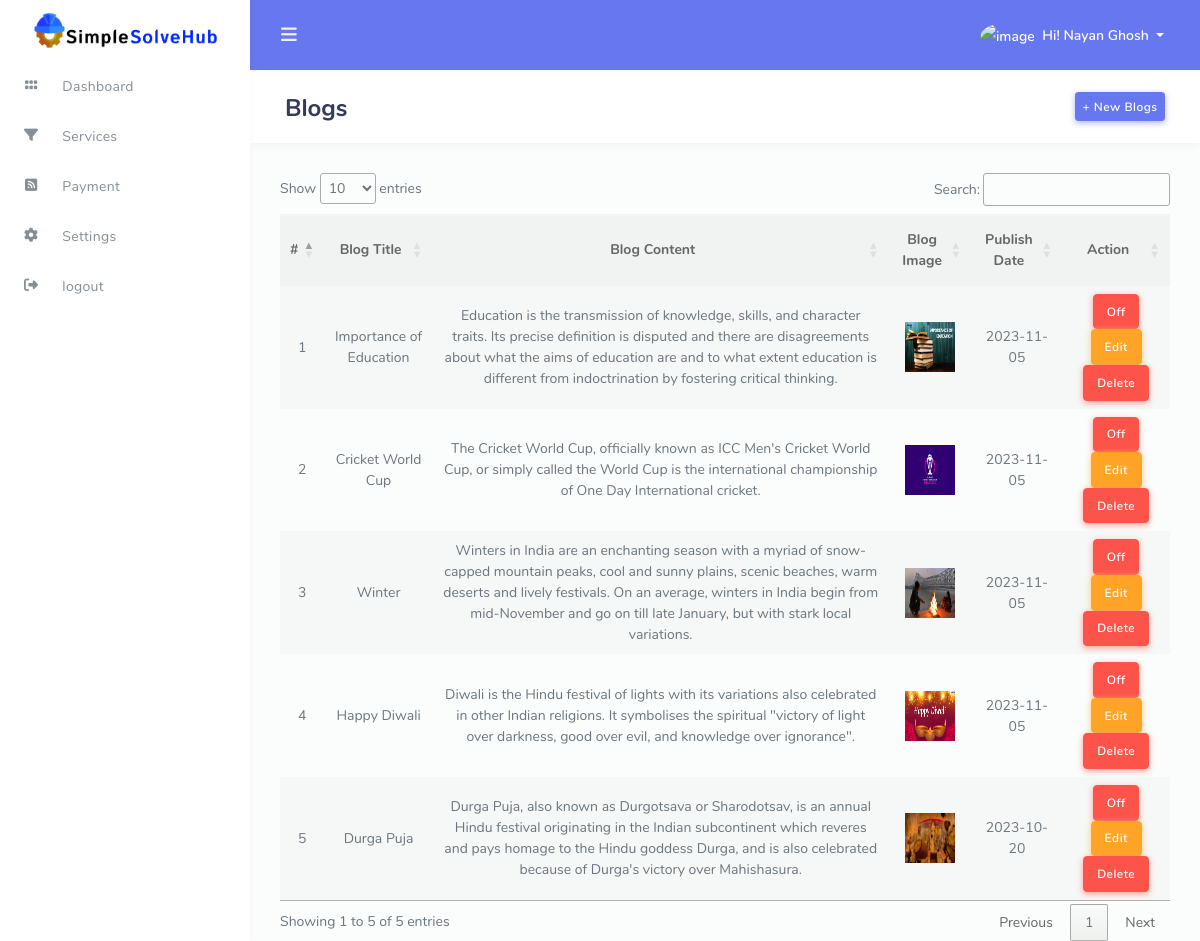
Screenshot of /agent/blogs.php (signed in) with the database file from the repository.
### tables this page shows
CREATE TABLE `register` (
  `id` int(11) NOT NULL,
  `full_name` text NOT NULL,
  `email` text NOT NULL,
  `profession` text NOT NULL,
  `pincode` text NOT NULL,
  `password` text NOT NULL,
  `mobile_number` text NOT NULL,
  `register_date` text NOT NULL,
  `user_type` text NOT NULL,
  `status` text NOT NULL,
  `auth` text NOT NULL
);

CREATE TABLE `blog` (
  `id` int(11) NOT NULL,
  `blog_title` text NOT NULL,
  `blog_content` text NOT NULL,
  `blog_image` text NOT NULL,
  `publish_date` date NOT NULL,
  `status` text NOT NULL
);

### agent/blogs.php (the view, shortened to what this page needs)
<?php
  include('../config/db_con.php');
?>
<?php $page = "blogs"; require './assets/components/head.php' ?>
</head>
<body>
  <div id="app">
    <div class="main-wrapper main-wrapper-1">
      <div class="navbar-bg"></div>
      <?php require './assets/components/navbar.php' ?>
      <?php require './assets/components/sidebar.php' ?>
      <div class="main-content">
        <section class="section">
          <div class="section-header d-flex justify-content-between">
            <h1>Blogs</h1>
            <div class="btns">
              <a href="./new_blogs.php" class="btn btn-primary btn-sm">+ New Blogs</a>
            </div>
          </div>
          <div class="row">
            <div class="col-12">
              <div class="table-responsive">
                <table class="table table-striped" id="myTable">
                  <thead>
                    <tr>
                      <th class="text-center">#</th>
                      <th>Blog Title</th>
                      <th>Blog Content</th>
                      <th>Blog Image</th>
                      <th>Publish Date</th>
                      <th>Action</th>
                    </tr>
                  </thead>
                  <tbody>
                    <?php
                    $sql = "SELECT * FROM `blog` order by id desc";
                    $data = mysqli_query($conn, $sql);
                    $i = 1;
                    while ($result = mysqli_fetch_assoc($data)) {
                    ?>
                      <tr>
                        <td><?php echo $i;
                          $i++; ?></td>
                        <td><?php echo $result['blog_title'] ?></td>
                        <td><?php echo $result['blog_content'] ?></td>
                        <td>
                          <img src="<?php echo $result['blog_image'] ?>" height="50" width="50">
                        </td>
                        <td><?php echo $result['publish_date'] ?></td>
                        <td>
                          <div class="btns">
                            <?php
                              if($result['status']=='Off')
                              {
                                ?>
                                   <a href="active_blogs.php?id=<?php echo $result['id']?>" class="btn btn-success">On</a>
                                <?php
                              }
                              else
                              {
                                ?>
                                   <a href="deactive_blogs.php?id=<?php echo $result['id']?>" class="btn btn-danger">Off</a>
                                <?php
                              }
                            ?>
                            <a href="#" class="btn btn-warning">Edit</a>
                            <a href="delete_blogs.php?del=<?php echo $result['id'] ?>" class="btn btn-danger">Delete</a>
                          </div>
                        </td>
                      </tr>
                    <?php
                    }
                    ?>
                  </tbody>
                </table>
              </div>
            </div>
          </div>
        </section>
      </div>
    </div>
  </div>
</body>
</html>

### agent/assets/components/navbar.php (shortened to what this page needs)
<?php
   $user_id=$_SESSION['UID'];
   $sql=mysqli_fetch_assoc(mysqli_query($conn,"SELECT * from register WHERE id='$user_id'"));
?>
<nav class="navbar navbar-expand-lg main-navbar">
    <ul class="navbar-nav mr-3">
        <li><a href="#" data-toggle="sidebar" class="nav-link nav-link-lg"><i class="fas fa-bars"></i></a></li>
    </ul>
    <ul class="navbar-nav navbar-right ml-auto">
        <li class="dropdown"><a href="#" data-toggle="dropdown"
                class="nav-link dropdown-toggle nav-link-lg nav-link-user">
                <img alt="image"
                    src="https://encrypted-tbn0.gstatic.com/images?q=tbn:ANd9GcTcg4Y51XjQ-zSf87X4nUPTQzsF83eFdZswTg&usqp=CAU"
                    class="rounded-circle mr-1">
                <div class="d-sm-none d-lg-inline-block">Hi! <?php echo $sql['full_name'] ?></div>
            </a>
        </li>
    </ul>
</nav>

### agent/assets/css/custom.css (style rules this page uses)
th,td { text-align: center !important; vertical-align: middle !important; }

### rows the page displays
register: full_name "Nayan Ghosh"
blog: blog_title "Importance of Education", blog_content "Education is the transmission of knowledge, skills, and character traits. Its precise definition is disputed and there are disagreements about what the aims of education are and to what extent education is different from indoctrination by fostering critical thinking.", blog_image (picture), publish_date "2023-11-05"
blog: blog_title "Cricket World Cup", blog_content "The Cricket World Cup, officially known as ICC Men's Cricket World Cup, or simply called the World Cup is the international championship of One Day International cricket.", blog_image (picture), publish_date "2023-11-05"
blog: blog_title "Winter", blog_content "Winters in India are an enchanting season with a myriad of snow-capped mountain peaks, cool and sunny plains, scenic beaches, warm deserts and lively festivals. On an average, winters in India begin from mid-November and go on till late January, but with stark local variations.", blog_image (picture), publish_date "2023-11-05"
blog: blog_title "Happy Diwali", blog_content "Diwali is the Hindu festival of lights with its variations also celebrated in other Indian religions. It symbolises the spiritual \"victory of light over darkness, good over evil, and knowledge over ignorance\".", blog_image (picture), publish_date "2023-11-05"
blog: blog_title "Durga Puja", blog_content "Durga Puja, also known as Durgotsava or Sharodotsav, is an annual Hindu festival originating in the Indian subcontinent which reveres and pays homage to the Hindu goddess Durga, and is also celebrated because of Durga's victory over Mahishasura.", blog_image (picture), publish_date "2023-10-20"
